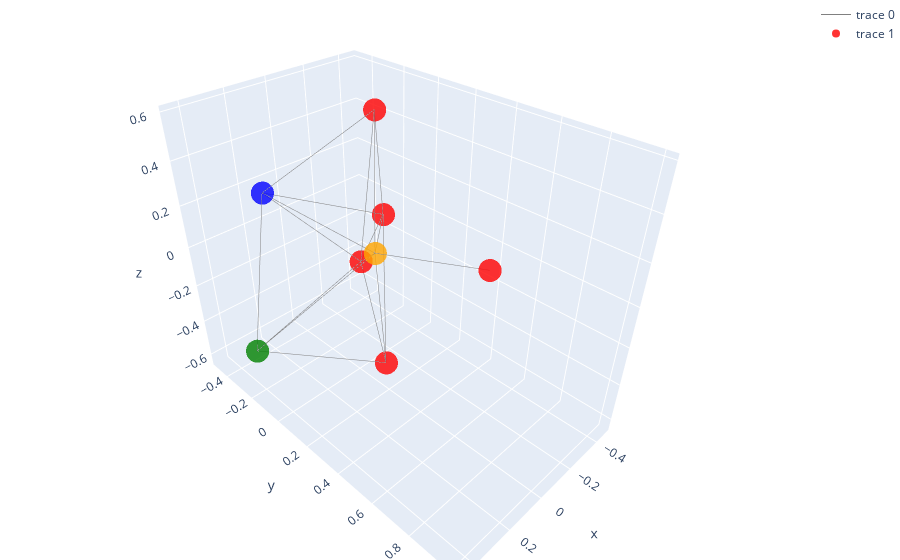

Notebook cell for this chart:
### Code cell
# --------------------------
# Static Input via Variable
# --------------------------
phrases = """
I think, therefore I am.
Can a machine become conscious of its own thoughts?
The universe is an illusion experienced by consciousness.
To know that you know nothing is the beginning of wisdom.
Does free will exist, or is everything predetermined?
A lie that is believed becomes truth in practice.
If everything is connected, can anything be truly independent?
What observes the observer?
"""

if __name__ == '__main__':
    clear_cache_button = Button(description="Clear Cache", button_style='danger')
    clear_cache_button.on_click(lambda x: clear_cache())
    display(clear_cache_button)

    phrase_list = [line.strip() for line in phrases.strip().split('\n') if line.strip()]
    thoughts_global, edges_global = create_thought_space_from_phrases(phrase_list)
    update_thoughts(thoughts_global)
    visualize_3d(thoughts_global, edges_global)

### Figure 1 — Plotly figure (JSON) as saved in the notebook; plotly's stock layout.template omitted (floating-point values rounded to 4 significant figures)
{"data": [{"hoverinfo": "none", "line": {"color": "gray", "width": 1}, "mode": "lines", "type": "scatter3d", "x": [0.4115, 0.07392, null, -0.08637, -0.1245, null, -0.08637, 0.4522, null, -0.08637, 0.07392, null, -0.08637, -0.4658, null, -0.1245, 0.1155, null, -0.1245, 0.4522, null, -0.1245, -0.3764, null, -0.1245, 0.07392, null, -0.1245, -0.4658, null, 0.1155, 0.4522, null, 0.1155, -0.3764, null, 0.1155, 0.07392, null, 0.1155, -0.4658, null, 0.4522, 0.07392, null, -0.3764, 0.07392, null, -0.3764, -0.4658, null, 0.07392, -0.4658, null], "y": [1, 0.2072, null, 0.09012, -0.1062, null, 0.09012, -0.137, null, 0.09012, 0.2072, null, 0.09012, -0.3154, null, -0.1062, -0.4728, null, -0.1062, -0.137, null, -0.1062, -0.2658, null, -0.1062, 0.2072, null, -0.1062, -0.3154, null, -0.4728, -0.137, null, -0.4728, -0.2658, null, -0.4728, 0.2072, null, -0.4728, -0.3154, null, -0.137, 0.2072, null, -0.2658, 0.2072, null, -0.2658, -0.3154, null, 0.2072, -0.3154, null], "z": [0.5862, 0.1181, null, -0.6284, -0.1616, null, -0.6284, -0.3617, null, -0.6284, 0.1181, null, -0.6284, -0.1383, null, -0.1616, 0.1413, null, -0.1616, -0.3617, null, -0.1616, 0.4444, null, -0.1616, 0.1181, null, -0.1616, -0.1383, null, 0.1413, -0.3617, null, 0.1413, 0.4444, null, 0.1413, 0.1181, null, 0.1413, -0.1383, null, -0.3617, 0.1181, null, 0.4444, 0.1181, null, 0.4444, -0.1383, null, 0.1181, -0.1383, null]}, {"hoverinfo": "text", "marker": {"color": ["red", "red", "red", "blue", "green", "red", "orange", "red"], "opacity": 0.8, "size": 8}, "mode": "markers", "text": ["Phrase: i think, therefore i am.<br>Awareness: 0.80<br>Contradiction: 0.90<br>Recursion: 4<br>Intensity: 0.70", "Phrase: can a machine become conscious of its own thoughts?<br>Awareness: 0.80<br>Contradiction: 0.90<br>Recursion: 4<br>Intensity: 0.71", "Phrase: the universe is an illusion experienced by consciousness.<br>Awareness: 0.80<br>Contradiction: 0.90<br>Recursion: 4<br>Intensity: 0.72", "Phrase: to know that you know nothing is the beginning of wisdom.<br>Awareness: 0.80<br>Contradiction: 0.20<br>Recursion: 4<br>Intensity: 1.00", "Phrase: does free will exist, or is everything predetermined?<br>Awareness: 0.50<br>Contradiction: 0.50<br>Recursion: 1<br>Intensity: 0.58", "Phrase: a lie that is believed becomes truth in practice.<br>Awareness: 0.80<br>Contradiction: 0.90<br>Recursion: 4<br>Intensity: 0.72", "Phrase: if everything is connected, can anything be truly independent?<br>Awareness: 0.80<br>Contradiction: 0.90<br>Recursion: 4<br>Intensity: 0.73", "Phrase: what observes the observer?<br>Awareness: 0.80<br>Contradiction: 0.90<br>Recursion: 4<br>Intensity: 0.72"], "type": "scatter3d", "x": [0.4115, -0.08637, -0.1245, 0.1155, 0.4522, -0.3764, 0.07392, -0.4658], "y": [1, 0.09012, -0.1062, -0.4728, -0.137, -0.2658, 0.2072, -0.3154], "z": [0.5862, -0.6284, -0.1616, 0.1413, -0.3617, 0.4444, 0.1181, -0.1383]}], "layout": {"margin": {"b": 0, "l": 0, "r": 0, "t": 0}}}
